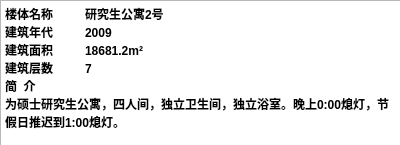
<?xml version="1.0" encoding="UTF-8"?>
<ui version="4.0">
 <class>a59yaner</class>
 <widget class="QDialog" name="a59yaner">
  <property name="geometry">
   <rect>
    <x>0</x>
    <y>0</y>
    <width>400</width>
    <height>145</height>
   </rect>
  </property>
  <property name="windowTitle">
   <string>Dialog</string>
  </property>
  <widget class="QTextBrowser" name="textBrowser_3">
   <property name="geometry">
    <rect>
     <x>0</x>
     <y>0</y>
     <width>401</width>
     <height>151</height>
    </rect>
   </property>
   <property name="html">
    <string>&lt;!DOCTYPE HTML PUBLIC &quot;-//W3C//DTD HTML 4.0//EN&quot; &quot;http://www.w3.org/TR/REC-html40/strict.dtd&quot;&gt;
&lt;html&gt;&lt;head&gt;&lt;meta name=&quot;qrichtext&quot; content=&quot;1&quot; /&gt;&lt;style type=&quot;text/css&quot;&gt;
p, li { white-space: pre-wrap; }
&lt;/style&gt;&lt;/head&gt;&lt;body style=&quot; font-family:'SimSun'; font-size:9pt; font-weight:400; font-style:normal;&quot;&gt;
&lt;p style=&quot; margin-top:0px; margin-bottom:0px; margin-left:0px; margin-right:0px; -qt-block-indent:0; text-indent:0px;&quot;&gt;&lt;span style=&quot; font-weight:600;&quot;&gt;楼体名称	研究生公寓2号&lt;/span&gt;&lt;/p&gt;
&lt;p style=&quot; margin-top:0px; margin-bottom:0px; margin-left:0px; margin-right:0px; -qt-block-indent:0; text-indent:0px;&quot;&gt;&lt;span style=&quot; font-weight:600;&quot;&gt;建筑年代	2009&lt;/span&gt;&lt;/p&gt;
&lt;p style=&quot; margin-top:0px; margin-bottom:0px; margin-left:0px; margin-right:0px; -qt-block-indent:0; text-indent:0px;&quot;&gt;&lt;span style=&quot; font-weight:600;&quot;&gt;建筑面积	18681.2m²	&lt;/span&gt;&lt;/p&gt;
&lt;p style=&quot; margin-top:0px; margin-bottom:0px; margin-left:0px; margin-right:0px; -qt-block-indent:0; text-indent:0px;&quot;&gt;&lt;span style=&quot; font-weight:600;&quot;&gt;建筑层数	7&lt;/span&gt;&lt;/p&gt;
&lt;p style=&quot; margin-top:0px; margin-bottom:0px; margin-left:0px; margin-right:0px; -qt-block-indent:0; text-indent:0px;&quot;&gt;&lt;span style=&quot; font-weight:600;&quot;&gt;简  介	&lt;/span&gt;&lt;/p&gt;
&lt;p style=&quot; margin-top:0px; margin-bottom:0px; margin-left:0px; margin-right:0px; -qt-block-indent:0; text-indent:0px;&quot;&gt;&lt;span style=&quot; font-weight:600;&quot;&gt;为硕士研究生公寓，四人间，独立卫生间，独立浴室。晚上0:00熄灯，节假日推迟到1:00熄灯。&lt;/span&gt;&lt;/p&gt;&lt;/body&gt;&lt;/html&gt;</string>
   </property>
  </widget>
 </widget>
 <resources/>
 <connections/>
</ui>
